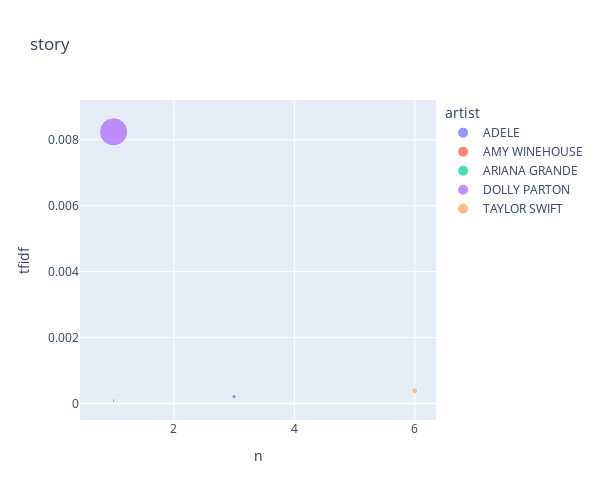

Notebook cell for this chart:
### Code cell
top_words_in_songs('story')

### Figure 1 — Plotly figure (JSON) as saved in the notebook; plotly's stock layout.template omitted (floating-point values rounded to 4 significant figures)
{"data": [{"hovertemplate": "<b>%{hovertext}</b><br><br>artist=ADELE<br>n=%{x}<br>tfidf=%{y}<br>tf=%{marker.size}<extra></extra>", "hovertext": ["ADELE"], "legendgroup": "ADELE", "marker": {"color": "#636efa", "size": [0.0001814], "sizemode": "area", "sizeref": 1.812e-05, "symbol": "circle"}, "mode": "markers", "name": "ADELE", "orientation": "v", "showlegend": true, "type": "scatter", "x": [3], "xaxis": "x", "y": [0.0002063], "yaxis": "y"}, {"hovertemplate": "<b>%{hovertext}</b><br><br>artist=AMY WINEHOUSE<br>n=%{x}<br>tfidf=%{y}<br>tf=%{marker.size}<extra></extra>", "hovertext": ["AMY WINEHOUSE"], "legendgroup": "AMY WINEHOUSE", "marker": {"color": "#EF553B", "size": [9.181e-05], "sizemode": "area", "sizeref": 1.812e-05, "symbol": "circle"}, "mode": "markers", "name": "AMY WINEHOUSE", "orientation": "v", "showlegend": true, "type": "scatter", "x": [1], "xaxis": "x", "y": [0.0001044], "yaxis": "y"}, {"hovertemplate": "<b>%{hovertext}</b><br><br>artist=ARIANA GRANDE<br>n=%{x}<br>tfidf=%{y}<br>tf=%{marker.size}<extra></extra>", "hovertext": ["ARIANA GRANDE"], "legendgroup": "ARIANA GRANDE", "marker": {"color": "#00cc96", "size": [6.476e-05], "sizemode": "area", "sizeref": 1.812e-05, "symbol": "circle"}, "mode": "markers", "name": "ARIANA GRANDE", "orientation": "v", "showlegend": true, "type": "scatter", "x": [1], "xaxis": "x", "y": [7.367e-05], "yaxis": "y"}, {"hovertemplate": "<b>%{hovertext}</b><br><br>artist=DOLLY PARTON<br>n=%{x}<br>tfidf=%{y}<br>tf=%{marker.size}<extra></extra>", "hovertext": ["DOLLY PARTON"], "legendgroup": "DOLLY PARTON", "marker": {"color": "#ab63fa", "size": [0.007246], "sizemode": "area", "sizeref": 1.812e-05, "symbol": "circle"}, "mode": "markers", "name": "DOLLY PARTON", "orientation": "v", "showlegend": true, "type": "scatter", "x": [1], "xaxis": "x", "y": [0.008243], "yaxis": "y"}, {"hovertemplate": "<b>%{hovertext}</b><br><br>artist=TAYLOR SWIFT<br>n=%{x}<br>tfidf=%{y}<br>tf=%{marker.size}<extra></extra>", "hovertext": ["TAYLOR SWIFT"], "legendgroup": "TAYLOR SWIFT", "marker": {"color": "#FFA15A", "size": [0.0003353], "sizemode": "area", "sizeref": 1.812e-05, "symbol": "circle"}, "mode": "markers", "name": "TAYLOR SWIFT", "orientation": "v", "showlegend": true, "type": "scatter", "x": [6], "xaxis": "x", "y": [0.0003814], "yaxis": "y"}], "layout": {"height": 500, "legend": {"itemsizing": "constant", "title": {"text": "artist"}, "tracegroupgap": 0}, "title": {"text": "story"}, "width": 600, "xaxis": {"anchor": "y", "autorange": true, "domain": [0, 1], "range": [0.436, 6.354], "title": {"text": "n"}, "type": "linear"}, "yaxis": {"anchor": "x", "autorange": true, "domain": [0, 1], "range": [-0.0005029, 0.009208], "title": {"text": "tfidf"}, "type": "linear"}}}
